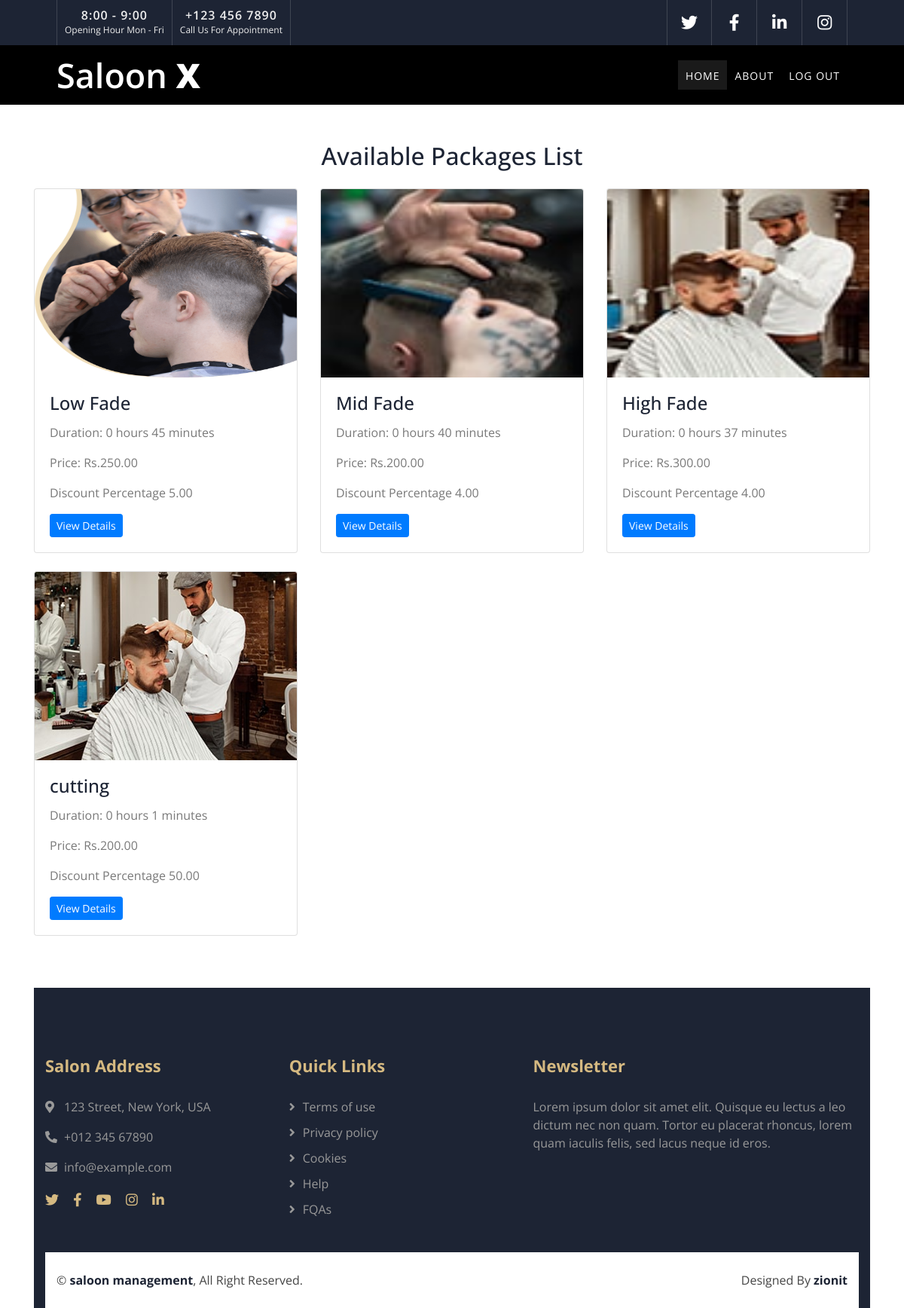
Screenshot of /packages/packages_list/ with the database file from the repository.
### packages/models.py (models this page shows, shortened)
class Package(models.Model):
    category_type_choices = [
        ('Haircare', 'Haircare'),
        ('Skincare', 'Skincare'),
        ('Spa', 'Spa')
    ]
    name = models.CharField(max_length=255)
    description = models.TextField()
    price = models.DecimalField(max_digits=10, decimal_places=2)
    duration = models.IntegerField(blank=True, null=True)
    image = models.ImageField(upload_to='package_images/', blank=True, null=True)
    discount_percentage = models.DecimalField(max_digits=5, decimal_places=2, blank=True, null=True)
    category = models.CharField(max_length=20, choices=category_type_choices, null=True, blank=True)
    is_available = models.BooleanField(default=True)
    shop_owner = models.ForeignKey(settings.AUTH_USER_MODEL, on_delete=models.CASCADE, related_name='packages')

### packages/views.py (the view)
# urls.py: path('packages_list/',views.packages_list,name='packages_list'),
def packages_list(request):
    packages = Package.objects.all()
    return render(request, 'packages/packages_list.html', {'packages': packages})

### packages/templatetags/custom_filters.py (called while the page is built)
@register.filter(name='format_duration')
def format_duration(value):
    hours, minutes = divmod(value, 60)
    return f'{hours} hours {minutes} minutes'

### templates/packages/packages_list.html
{%extends "website/viewpage.html" %}
{% load humanize %}
{% load custom_filters %}
{% block content %}
  <div class="container mt-5" style="padding-top: 80px;">
    <h2 class="text-center mb-4">Available Packages List</h2>
  <div class="packages-list row">
    {% for package in packages %}
        <div class="col-md-4 mb-4">
            <div class="card h-100">
                {% if package.image %}
                    <img src="{{ package.image.url }}" class="card-img-top" alt="{{ package.name }}" style="height: 250px;">
                {% endif %}
                <div class="card-body">
                    <h4 class="card-title">{{ package.name }}</h4>
                    <p class="card-text">Duration: {{ package.duration | format_duration }}</p>
                    <p class="card-text">Price: Rs.{{ package.price|intcomma }}</p>
                    <p class="card-text">Discount Percentage {{ package.discount_percentage }}</p>
                    <a class="btn btn-primary btn-sm" href="{% url 'package_details' package.id %}">View Details</a>
                </div>
            </div>
        </div>
    {% endfor %}
</div>
{% endblock %}

### templates/website/viewpage.html (shortened to what this page needs)
{%load static%}
<!DOCTYPE html>
<html lang="en">
    <head>
        <link href="https://stackpath.bootstrapcdn.com/bootstrap/4.4.1/css/bootstrap.min.css" rel="stylesheet">
        <link href="https://cdnjs.cloudflare.com/ajax/libs/font-awesome/5.10.0/css/all.min.css" rel="stylesheet">
        <link href="{%static 'lib/animate/animate.min.css' %}" rel="stylesheet">
        <link href="{%static 'lib/owlcarousel/assets/owl.carousel.min.css' %}" rel="stylesheet">
        <link href="{%static 'lib/lightbox/css/lightbox.min.css' %}" rel="stylesheet">
        <link href="{%static 'css/style.css' %}" rel="stylesheet">
    </head>
    <body>
        <div class="top-bar d-none d-md-block">
            <div class="container-fluid">
                <div class="row">
                    <div class="col-md-6">
                        <div class="top-bar-left">
                            <div class="text">
                                <h2>8:00 - 9:00</h2>
                                <p>Opening Hour Mon - Fri</p>
                            </div>
                            <div class="text">
                                <h2>+123 456 7890</h2>
                                <p>Call Us For Appointment</p>
                            </div>
                        </div>
                    </div>
                    <div class="col-md-6">
                        <div class="top-bar-right">
                            <div class="social">
                                <a href=""><i class="fab fa-twitter"></i></a>
                                <a href=""><i class="fab fa-facebook-f"></i></a>
                                <a href=""><i class="fab fa-linkedin-in"></i></a>
                                <a href=""><i class="fab fa-instagram"></i></a>
                            </div>
                        </div>
                    </div>
                </div>
            </div>
        </div>
        <div class="navbar navbar-expand-lg bg-dark navbar-dark" style="background-color: black;">
            <div class="container-fluid">
                <a href="index.html" class="navbar-brand">Saloon <span>X</span></a>
                <div class="collapse navbar-collapse justify-content-between" id="navbarCollapse">
                    <div class="navbar-nav ml-auto">
                        <a href="{% url 'index' %}" class="nav-item nav-link active">Home</a>
                        <a href="{% url 'about' %}" class="nav-item nav-link">About</a>
                        <a href="{% url 'logout' %}" class="nav-item nav-link">Log out</a>
                    </div>
                </div>
            </div>
        </div>
{%block content%}{%endblock%}
   <div class="footer">
    <div class="container">
        <div class="row">
            <div class="col-lg-7">
                <div class="row">
                    <div class="col-md-6">
                        <div class="footer-contact">
                            <h2>Salon Address</h2>
                            <p><i class="fa fa-map-marker-alt"></i>123 Street, New York, USA</p>
                            <p><i class="fa fa-phone-alt"></i>+012 345 67890</p>
                            <p><i class="fa fa-envelope"></i>info@example.com</p>
                            <div class="footer-social">
                                <a href=""><i class="fab fa-twitter"></i></a>
                                <a href=""><i class="fab fa-facebook-f"></i></a>
                                <a href=""><i class="fab fa-youtube"></i></a>
                                <a href=""><i class="fab fa-instagram"></i></a>
                                <a href=""><i class="fab fa-linkedin-in"></i></a>
                            </div>
                        </div>
                    </div>
                    <div class="col-md-6">
                        <div class="footer-link">
                            <h2>Quick Links</h2>
                            <a href="">Terms of use</a>
                            <a href="">Privacy policy</a>
                            <a href="">Cookies</a>
                            <a href="">Help</a>
                            <a href="">FQAs</a>
                        </div>
                    </div>
                </div>
            </div>
            <div class="col-lg-5">
                <div class="footer-newsletter">
                    <h2>Newsletter</h2>
                    <p>
                        Lorem ipsum dolor sit amet elit. Quisque eu lectus a leo dictum nec non quam. Tortor eu placerat rhoncus, lorem quam iaculis felis, sed lacus neque id eros.
                    </p>
                </div>
            </div>
        </div>
    </div>
    <div class="container copyright">
        <div class="row">
            <div class="col-md-6">
                <p>&copy; <a href="#">saloon management</a>, All Right Reserved.</p>
            </div>
            <div class="col-md-6">
                <p>Designed By <a href="https://htmlcodex.com">zionit</a></p>
            </div>
        </div>
    </div>
</div>
</body>
</html>

### static/css/style.css (style rules this page uses)
body { color: #797979; background: #ffffff; font-family: 'Open Sans', sans-serif; }
h1, h2, h3, h4, h5, h6 { color: #1d2434; }
a { color: #454545; transition: .3s; }
.container-fluid { max-width: 1366px; }
.top-bar { position: relative; height: 60px; background: #1d2434; }
.top-bar .top-bar-left { display: flex; align-items: center; justify-content: flex-start; }
.top-bar .top-bar-right { display: flex; align-items: center; justify-content: flex-end; }
.top-bar .text { display: flex; align-items: center; justify-content: center; flex-direction: column; height: 60px; padding: 0 10px; text-align: center; border-left: 1px solid rgba(255, 255, 255, .15); }
.top-bar .text:last-child { border-right: 1px solid rgba(255, 255, 255, .15); }
.top-bar .text h2 { color: #eeeeee; font-weight: 600; font-size: 16px; letter-spacing: 1px; margin: 0; }
.top-bar .text p { color: #eeeeee; font-size: 12px; font-weight: 400; margin: 0; }
.top-bar .social { display: flex; height: 60px; font-size: 0; justify-content: flex-end; }
.top-bar .social a { display: flex; align-items: center; justify-content: center; width: 60px; height: 100%; font-size: 22px; color: #ffffff; border-right: 1px solid rgba(255, 255, 255, .15); }
.top-bar .social a:first-child { border-left: 1px solid rgba(255, 255, 255, .15); }
@media (min-width: 992px) { .top-bar { padding: 0 60px; } }
.navbar { position: relative; transition: .5s; z-index: 999; }
.navbar .navbar-brand { margin: 0; color: #ffffff; font-size: 45px; line-height: 0px; font-weight: 600; }
.navbar .navbar-brand span { font-weight: 800; }
.navbar-dark .navbar-nav .nav-link, .navbar-dark .navbar-nav .nav-link:focus, .navbar-dark .navbar-nav .nav-link:hover, .navbar-dark .navbar-nav .nav-link.active { padding: 10px 10px 8px 10px; color: #ffffff; }
.navbar-dark .navbar-nav .nav-link:hover, .navbar-dark .navbar-nav .nav-link.active { background: rgba(256, 256, 256, .1); transition: none; }
@media (min-width: 992px) { .navbar { position: absolute; width: 100%; top: 60px; padding: 20px 60px; background: rgb(0, 0, 0) !important; z-index: 9; } }
@media (min-width: 992px) { .navbar a.nav-link { padding: 8px 15px; font-size: 14px; letter-spacing: 1px; text-transform: uppercase; } }
.footer { position: relative; margin-top: 45px; padding-top: 90px; background: #1d2434; }
.footer .footer-contact, .footer .footer-link, .footer .footer-newsletter { position: relative; margin-bottom: 45px; color: #999999; }
.footer .footer-contact h2, .footer .footer-link h2, .footer .footer-newsletter h2 { position: relative; margin-bottom: 30px; font-size: 22px; font-weight: 700; color: #D5B981; }
.footer .footer-link a { display: block; margin-bottom: 10px; color: #999999; transition: .3s; }
.footer .footer-link a::before { position: relative; content: "\f105"; font-family: "Font Awesome 5 Free"; font-weight: 900; margin-right: 10px; }
.footer .footer-contact p i { width: 25px; }
.footer .footer-social { position: relative; margin-top: 20px; }
.footer .footer-social a { display: inline-block; }
.footer .footer-social a i { margin-right: 15px; font-size: 18px; color: #D5B981; }
.footer .footer-social a:last-child i { margin: 0; }
.footer .copyright { padding: 0 30px; }
.footer .copyright .row { background: #ffffff; padding-top: 25px; padding-bottom: 25px; }
.footer .copyright p { margin: 0; color: #454545; }
.footer .copyright .col-md-6:last-child p { text-align: right; }
.footer .copyright p a { color: #1d2434; font-weight: 700; }

### rows the page displays
Package: image (picture), name "Low Fade", duration "0 hours 45 minutes", price "250.00", discount_percentage "5.00"
Package: image (picture), name "Mid Fade", duration "0 hours 40 minutes", price "200.00", discount_percentage "4.00"
Package: image (picture), name "High Fade", duration "0 hours 37 minutes", price "300.00", discount_percentage "4.00"
Package: image (picture), name "cutting", duration "0 hours 1 minutes", price "200.00", discount_percentage "50.00"
